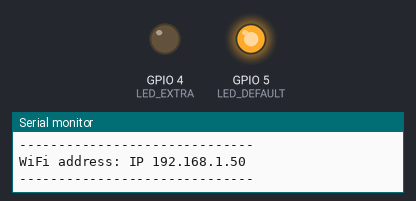
This sketch was run on a simulated ESP8266 (NodeMCU). Shown: output pins drawn as LEDs (lit = HIGH), the last lines printed to the serial monitor. WiFi joins after 1.5 s; servers stay silent unless stated.

Above: at 2.0 s.
At 3.0 s:
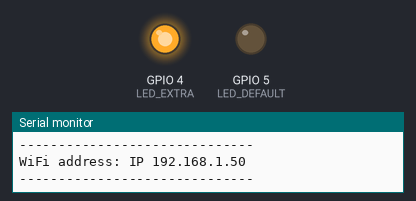
At 4.0 s:
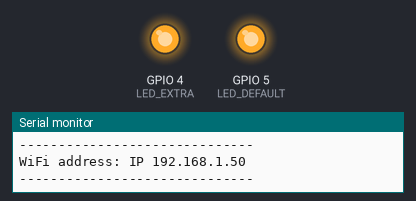
At 7.5 s:
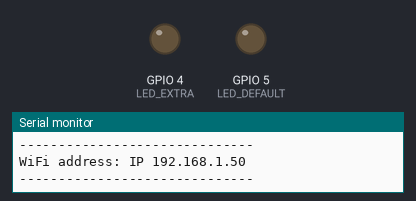
Timing chart, 0 to 8.7 s (numbered marks = the images above):
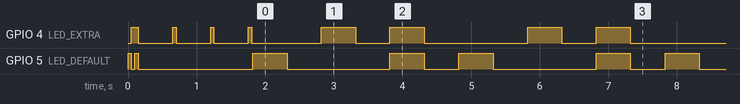

Measured:
- by itself, GPIO 5 (LED_DEFAULT): moves between LOW and HIGH, repeating every 38.1 s
- by itself, everything shown: repeats every 3.0 s, in 6 steps

The sketch:

Roost_lab3.ino
```cpp
// =============================================================================
// File: Roost_lab3.ino LEDs, serial, basic Wifi, web output
// Desc: Roost! An open source implementaion of a temperature and motion
//       monitoring station based on an ESP8266 with temperature, humidity,
//       motion and distance sensors.
//
//       This code is in the public domain
// =============================================================================

// -----------------------------------------------------------------------------
// LED control:  code for dealing with the LEDs for the "Roost!" project
//

// default led on pin 5 (also onboard led)
#define LED_DEFAULT 5
// extra led on pin 4
#define LED_EXTRA 4
// both pins
#define LED_BOTH -1

void led_setup() {
  pinMode(LED_DEFAULT, OUTPUT);
  pinMode(LED_EXTRA, OUTPUT);

  digitalWrite(LED_DEFAULT, LOW);
  digitalWrite(LED_EXTRA, LOW);

  led_blink(LED_DEFAULT, 50);
  led_blink(LED_EXTRA, 50);
  led_blink(LED_BOTH, 50);
}

// -------------------------------------
// blink the led on pin l for d milliseconds
// -------------------------------------
void led_blink(int l, int d){
  // If led not specified then use default
  if (l != LED_EXTRA && l != LED_BOTH) { l = LED_DEFAULT; }

  // minimum blink is 10 millis
  if (d<10) { d=10; }

  // maximum blink is 5 seconds
  if (d>5000) { d=5000; }

  // blink on
  if (l == LED_BOTH) {
    digitalWrite(LED_DEFAULT, HIGH);
    digitalWrite(LED_EXTRA, HIGH);
  } else {
    digitalWrite(l, HIGH);
  }

  // pause ...
  delay(d);

  // blink off
  if (l == LED_BOTH) {
    digitalWrite(LED_DEFAULT, LOW);
    digitalWrite(LED_EXTRA, LOW);
  } else {
    digitalWrite(l, LOW);
  }
}

// -----------------------------------------------------------------------------
// Wifi Control: code for dealing with WiFi for the "Roost!" project
//               requires ESP8266 WiFi libraries
//               https://github.com/esp8266/Arduino
//
#include <ESP8266WiFi.h>

// Notre Dame public WiFi
// -------------------------------------
const char* ssid = "ND-guest";
const char* password = "";

char wifi_ipaddr[21] = {};

// convert int to dotted quad. thanks stackoverflow.com
void wifi_format_ip(){
  uint32_t ip=WiFi.localIP();
  unsigned char bytes[4];

  bytes[0] = ip & 0xFF;
  bytes[1] = (ip >> 8) & 0xFF;
  bytes[2] = (ip >> 16) & 0xFF;
  bytes[3] = (ip >> 24) & 0xFF;
  sprintf(wifi_ipaddr, "IP %d.%d.%d.%d", bytes[0], bytes[1], bytes[2], bytes[3]);
}

void wifi_setup(){
  //Fire up the wifi
  WiFi.begin(ssid, password);

  // Wait for connection
  while (WiFi.status() != WL_CONNECTED) {
    delay(500);
    Serial.print("o");
    led_blink(LED_EXTRA, 50);
  }

  Serial.println("");
  Serial.print("Connected to ");
  Serial.println(ssid);

  wifi_format_ip();
  Serial.print(" network on IP address: ");
  Serial.println(wifi_ipaddr);
}

// -----------------------------------------------------------------------------
// Serial output: code for dealing with serial output for the "Roost!" project
//
#define SERIAL_BAUD 74880               // ESP native speed

void serial_setup(){
  Serial.begin(SERIAL_BAUD);
  Serial.println("Roost initializing!");
}

void serial_roost() {
  Serial.println("------------------------------");

  Serial.print("WiFi address: ");
  Serial.println(wifi_ipaddr);

  Serial.println("------------------------------");

}

// -----------------------------------------------------------------------------
// Web output:  code for dealing with internet for the "Roost!" project
//              requires ESP8266 WiFi libraries
//              https://github.com/esp8266/Arduino
//
#include <WiFiClient.h>
#include <ESP8266WebServer.h>

// Web server
ESP8266WebServer web_server(80);

// web blink pattern
void web_blink(){
  led_blink(LED_DEFAULT, 10);
  delay(50);
  led_blink(LED_DEFAULT, 10);
}

// root web page
void web_handle_root() {
  web_server.send(200, "text/plain", "Try /roost");
  web_blink();
}

// 404
void web_handle_404(){
  String message = "404 File Not Found\n\n";
  message += "URI: ";
  message += wifi_ipaddr;
  message += web_server.uri();
  message += "\nMethod: ";
  message += (web_server.method() == HTTP_GET)?"GET":"POST";
  message += "\nArguments: ";
  message += web_server.args();
  message += "\n";
  for (uint8_t i=0; i< web_server.args(); i++){
    message += " " + web_server.argName(i) + ": " + web_server.arg(i) + "\n";
  }
  web_server.send(404, "text/plain", message);
  web_blink();
}

// display Hello, Roost! on the web
void web_handle_roost(){
  char x[64] = {};

  String message = "Hello, Roost!\n";

  web_server.send(200, "text/plain", message);
  web_blink();
}

void web_setup(){
  // base page
  web_server.on("/", web_handle_root);

  // roost page
  web_server.on("/roost", web_handle_roost);

  // no page at all
  web_server.onNotFound(web_handle_404);

  // Start the web
  web_server.begin();
  Serial.println("HTTP server started");
}

// =============================================================================
void setup() {

  // LEDs off, please
  led_setup();

  // Serial for debugging
  serial_setup();

  // WiFi
  wifi_setup();

  // Web
  web_setup();
}

// =============================================================================
void loop() {
  serial_roost();

  led_blink(LED_DEFAULT, 500);
  delay(500);

  led_blink(LED_EXTRA, 500);
  delay(500);

  led_blink(LED_BOTH, 500);
  delay(500);

  // let the web server do its thing every iteration
  web_server.handleClient();
}

// =============================================================================
```
